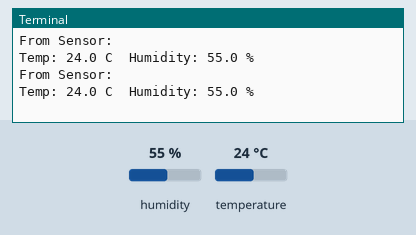
This program was run on a simulated Raspberry Pi (BCM pin numbers). Shown: the last lines printed to the terminal. The test bench sets the inputs (shaded band); at power-on: humidity 55 %, temperature 24 °C. The clock reads 2024-03-15 10:24:30 at power-on unless the program sets it.

Above: at 1.2 s.
1.3 s: humidity set to 22 %
At 2.0 s:
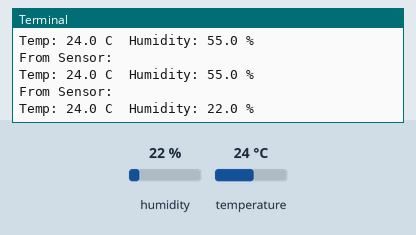
2.8 s: temperature set to 12 °C
At 3.6 s:
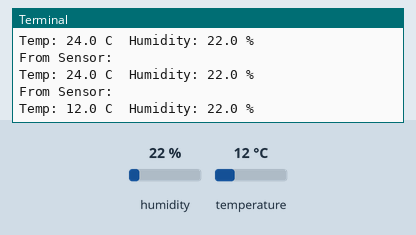
4.3 s: humidity set to 40 %
At 4.3 s:
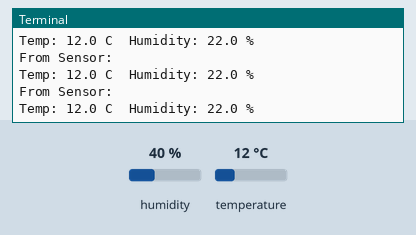
Timing chart, 0 to 7.3 s (numbered marks = the images above; inputs shaded):
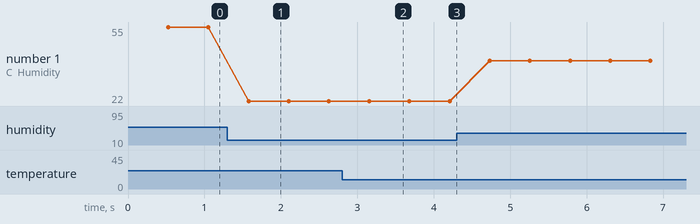

The program:

ReadingDHT.py
```python
import Adafruit_DHT
import json
import datetime


class ReadingDHT(object):
    """reading temperature and humidity"""

    def __init__(self):

        self.humidity = 0
        self.temperature = 0

    def reading_sensor(self):

        try:
            self.humidity, self.temperature = Adafruit_DHT.read_retry(11, 4)
        except:
            print "ReadingDHT: ERROR IN READING THE SENSOR"
        if (self.humidity is not None and self.temperature is not None):
            print "From Sensor:"
            print 'Temp: {0:0.1f} C  Humidity: {1:0.1f} %'.format(self.temperature, self.humidity)
            get_time = datetime.datetime.now()
            current_time = get_time.strftime("%Y-%m-%d %H:%M:%S")
            json_format = json.dumps({"temperature": self.temperature, "humidity": self.humidity,"time":current_time})

            return json_format
        else:
            print 'ReadingDHT: ERROR IN SENDING JSON'
        return

if __name__ == '__main__':
# this is for testing we use this class in the PublishTempHum class
    data_of_DHT = ReadingDHT()
    while True:
        data_of_DHT.reading_sensor()
```

Measured:
- after the input at 1.3 s, the terminal: prints a new line after 0.28 s (image 1)
- after the input at 2.8 s, the terminal: prints a new line after 0.35 s (image 2)
- plotted number 1: 55 → 22 after the input at 1.3 s, 22 → 40 after the input at 4.3 s
